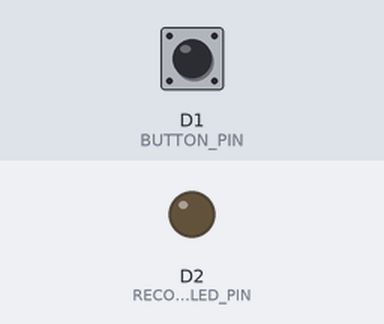
Bench run of a sketch on a simulated ESP8266 (NodeMCU). On the bench: output pins drawn as LEDs (lit = HIGH). Inputs (shaded band) come from the test bench; at power-on: D1 (BUTTON_PIN) HIGH.

Above: at 1.2 s.
1.3 s: D1 (BUTTON_PIN) pulled LOW for 0.15 s
At 1.37 s:
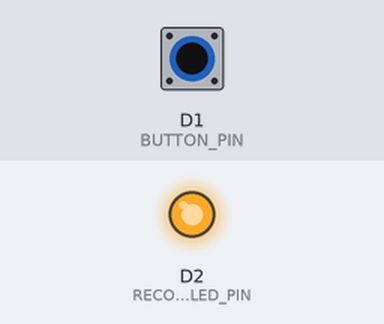
2.9 s: D1 (BUTTON_PIN) pulled LOW for 3.2 s
At 7.0 s:
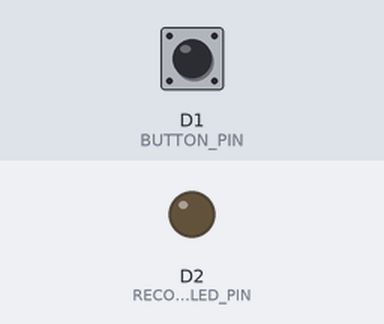
Timing chart, 0 to 8.5 s (numbered marks = the images above; inputs shaded):
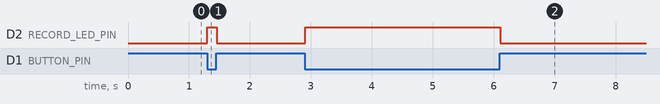

The sketch:

03_button_controls_led.ino
```cpp
constexpr int BUTTON_PIN = D1;
constexpr int RECORD_LED_PIN = D2;

void setup() {
  pinMode(BUTTON_PIN, INPUT_PULLUP);
  pinMode(RECORD_LED_PIN, OUTPUT);
  digitalWrite(RECORD_LED_PIN, LOW);
}

void loop() {
  bool pressed = digitalRead(BUTTON_PIN) == LOW;
  digitalWrite(RECORD_LED_PIN, pressed ? HIGH : LOW);
  delay(10);
}
```

Measured:
- after the input at 1.3 s, D2 (RECORD_LED_PIN): LOW → HIGH at once, → LOW 0.15 s later
- after the input at 2.9 s, D2 (RECORD_LED_PIN): LOW → HIGH at once, → LOW 3.2 s later
